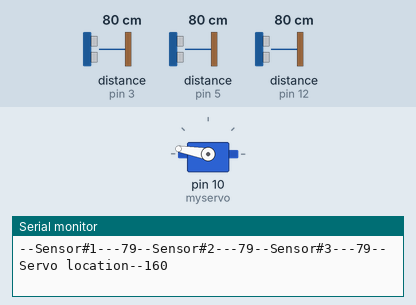
Recording of a sketch running on a simulated Arduino Uno, built with avr-gcc and run on an emulated ATmega328P. Parts: servo, the last lines printed to the serial monitor. Wiring (inferred from the names in the program): 3 × ultrasonic range finder: trigger pin 2, echo pin 3 / trigger pin 4, echo pin 5 / trigger pin 11, echo pin 12. The inputs (shaded band) are chosen by the test bench; at power-on: distance to the obstacle (sensors on pin 3, pin 5, pin 12) 80 cm. The echo pulse lasts 58.3 µs per cm.

Above: at 4.05 s.
4.1 s: distance to the obstacle (sensor on pin 3) set to 12 cm
At 4.33 s:
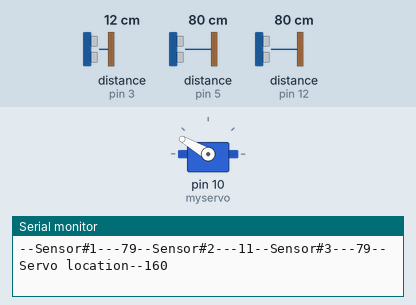
7.1 s: distance to the obstacle (sensor on pin 3) set to 9 cm
At 7.14 s:
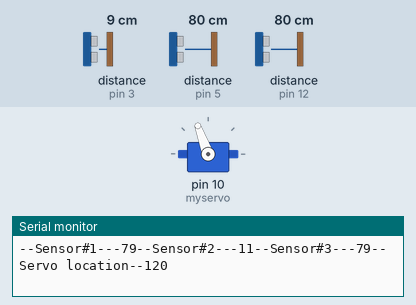
10.1 s: distance to the obstacle (sensor on pin 5) set to 12 cm
At 10.11 s:
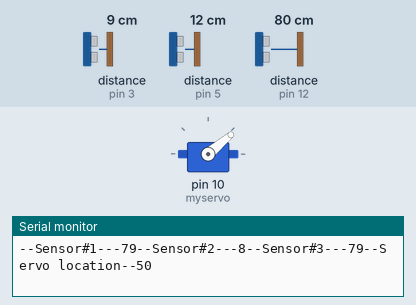
13.1 s: distance to the obstacle (sensor on pin 5) set to 9 cm
At 13.28 s:
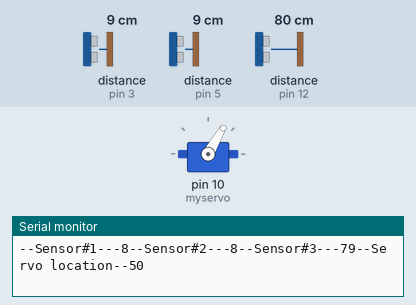
16.1 s: distance to the obstacle (sensor on pin 12) set to 12 cm
19.1 s: distance to the obstacle (sensor on pin 12) set to 9 cm
Timing chart, 0 to 23.1 s (numbered marks = the images above; inputs shaded):
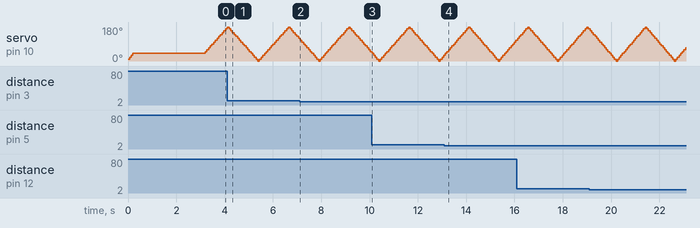

Measured:
- the behaviour switches between 11 and 10 cm on distance to the obstacle (sensor on pin 3) (found by bisection; images 1 and 2)
- the behaviour switches between 11 and 10 cm on distance to the obstacle (sensor on pin 5) (found by bisection; images 3 and 4)

The sketch:

radargun_code.ino
```cpp
#include <Servo.h>

///this is the distance sensor stuff
const int trigPin4 = 4;
const int echoPin5 = 5;
const int trigPin2 = 2;
const int echoPin3 = 3;
const int trigPin11 = 11;
const int echoPin12 = 12;
unsigned long currentTime = 0;
const unsigned long eventinterval = 200;
unsigned long previoustime = 0;
unsigned long duration1 = 0;
unsigned long distance1 = 0;
unsigned long duration2 = 0;
unsigned long distance2 = 0;
unsigned long duration3 = 0;
unsigned long distance3 = 0;


Servo myservo;
boolean serv = false;
int x = 0;


void setup() {
  // put your setup code here, to run once:
 myservo.attach(10);
   myservo.write(x);
  Serial.begin(9600);

  pinMode(trigPin4, OUTPUT);
  digitalWrite(trigPin4, LOW);
  pinMode(echoPin5, INPUT);
   pinMode(trigPin2, OUTPUT);
  digitalWrite(trigPin2, LOW);
  pinMode(echoPin3, INPUT);
  pinMode(trigPin11, OUTPUT);
  digitalWrite(trigPin11, LOW);
  pinMode(echoPin12, INPUT);
}

void loop() {
  // put your main code here, to run repeatedly:
currentTime = millis();
sensor1();
sensor2();
sensor3();
Serial.print("--Sensor#1---");
Serial.print(distance1);
Serial.print("--Sensor#2---");
Serial.print(distance2);
Serial.print("--Sensor#3---");
Serial.print(distance3);
Serial.print("--Servo location--");
Serial.print(x);
Serial.println();
if(x >= 180)
{
  serv = true;
}
if(x <= 0)
{
  serv = false;
}
if(serv == false)
{
  x = x+10;
  myservo.write(x);
}
if(serv == true)
{
  x = x-10;
  myservo.write(x);
}
}


void sensor1()
{
  if(currentTime - previoustime >= eventinterval)
{
  digitalWrite(trigPin4, HIGH);
}
if(currentTime - previoustime+10 >= eventinterval)
{
  digitalWrite(trigPin4, LOW);
  duration1 = pulseIn(echoPin5, HIGH);
}
distance1 = (duration1*.0343)/2;

}


void sensor2()
{
  if(currentTime - previoustime >= eventinterval)
{
  digitalWrite(trigPin2, HIGH);
}
if(currentTime - previoustime+10 >= eventinterval)
{
  digitalWrite(trigPin2, LOW);
  duration2 = pulseIn(echoPin3, HIGH);
}
distance2 = (duration2*.0343)/2;

}
void sensor3()
{
  if(currentTime - previoustime >= eventinterval)
{
  digitalWrite(trigPin11, HIGH);
}
if(currentTime - previoustime+10 >= eventinterval)
{
  digitalWrite(trigPin11, LOW);
  duration3 = pulseIn(echoPin12, HIGH);
}
distance3 = (duration3*.0343)/2;

}
```
